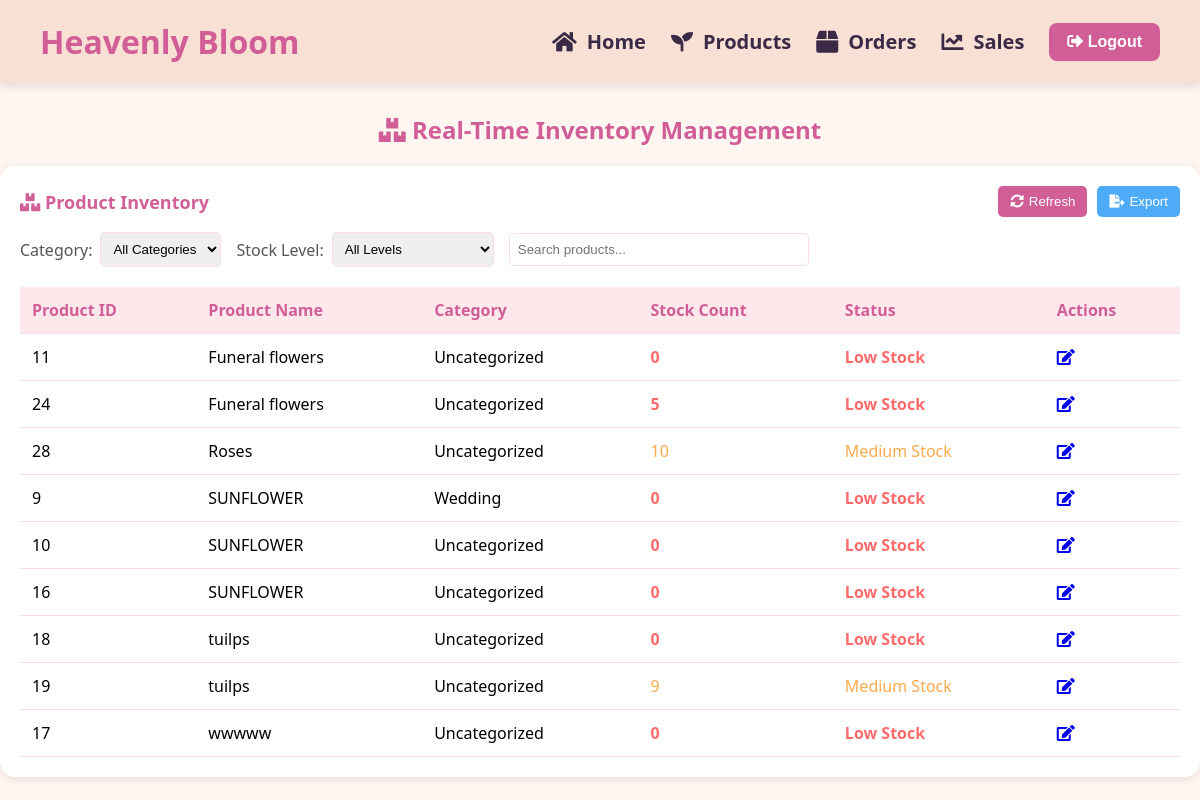
Before: /inventory.php with the older database file.
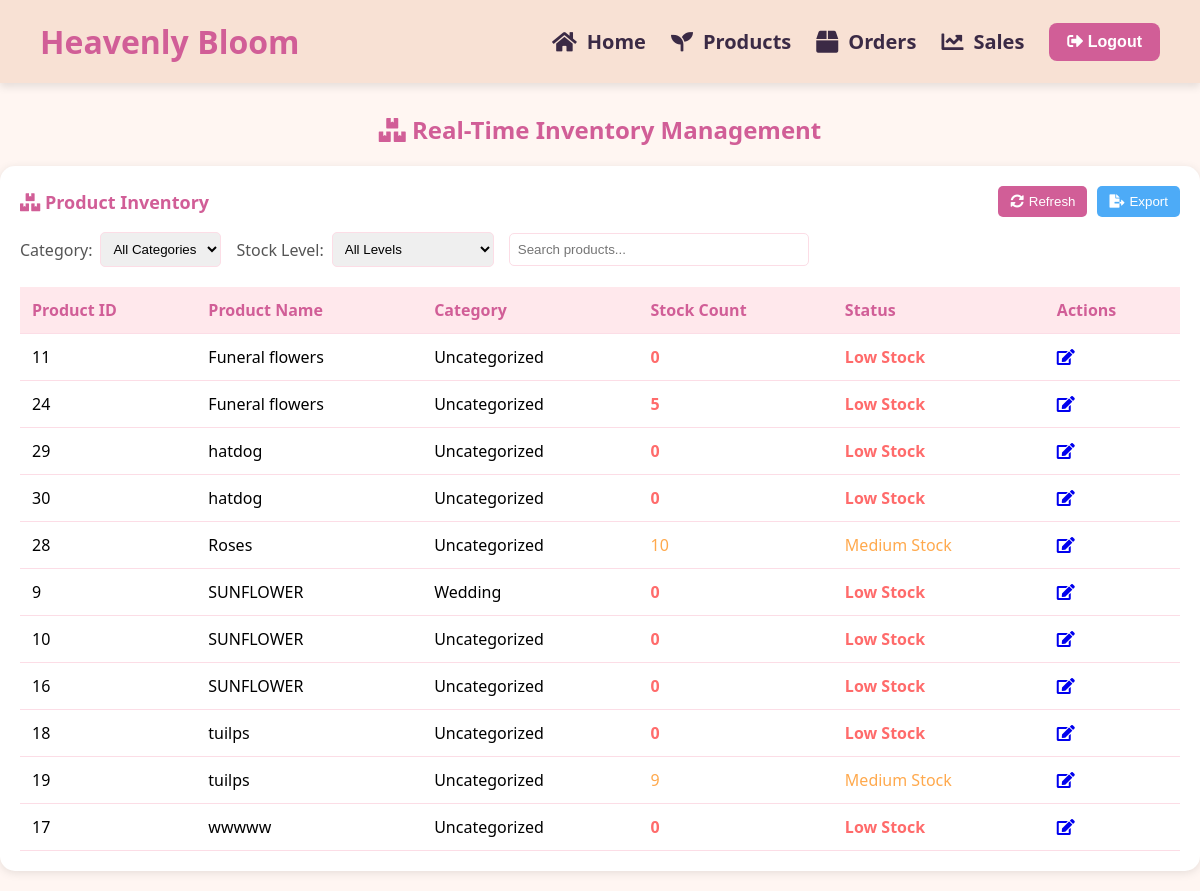
After: the same page with the newer database file.
### tables this page shows
CREATE TABLE `products` (
  `product_id` int(11) NOT NULL,
  `product_name` varchar(255) NOT NULL,
  `price` decimal(10,2) NOT NULL,
  `product_price` decimal(10,2) NOT NULL,
  `product_description` text NOT NULL,
  `product_image` varchar(255) NOT NULL,
  `created_at` timestamp NOT NULL DEFAULT current_timestamp(),
  `bouquet_sizes` varchar(255) DEFAULT NULL,
  `ribbon_colors` varchar(255) DEFAULT NULL,
  `category_id` int(11) DEFAULT NULL,
  `product_type` varchar(50) DEFAULT NULL,
  `original_stock` int(11) DEFAULT 0,
  `stock_count` int(11) DEFAULT 0,
  `is_deleted` tinyint(1) DEFAULT 0
);

CREATE TABLE `categories` (
  `id` int(11) NOT NULL,
  `name` varchar(100) NOT NULL,
  `description` text DEFAULT NULL,
  `category_id` int(11) DEFAULT NULL,
  `is_customized` tinyint(1) DEFAULT 0,
  `customized` varchar(100) DEFAULT NULL
);

### inventory.php (the view, shortened to what this page needs)
<?php
include 'navbar.php';
include 'db_connection.php';
function getInventoryData($conn) {
    $inventory_query = "SELECT
        p.product_id,
        p.product_name,
        p.stock_count,
        c.name AS category_name
    FROM products p
    LEFT JOIN categories c ON p.category_id = c.id
    ORDER BY p.product_name";
    $result = mysqli_query($conn, $inventory_query);
    $inventory_data = [];
    if ($result) {
        while ($row = mysqli_fetch_assoc($result)) {
            $inventory_data[] = $row;
        }
    }
    return $inventory_data;
}
$inventory_data = getInventoryData($conn);
?>
<!DOCTYPE html>
<html lang="en">
<head>
    <link rel="stylesheet" href="https://cdnjs.cloudflare.com/ajax/libs/font-awesome/5.15.3/css/all.min.css"/>
</head>
<body>
<h2><i class="fas fa-boxes"></i> Real-Time Inventory Management</h2>
<div class="inventory-section">
    <div class="inventory-header">
        <div class="inventory-title">
            <i class="fas fa-boxes"></i> Product Inventory
        </div>
        <div class="action-buttons">
            <button class="refresh-btn" id="refreshInventory">
                <i class="fas fa-sync-alt"></i> Refresh
            </button>
            <button class="export-btn" id="exportInventory">
                <i class="fas fa-file-export"></i> Export
            </button>
        </div>
    </div>
    <div class="filter-section">
        <div class="filter-item">
            <label for="categoryFilter">Category:</label>
            <select id="categoryFilter">
                <option value="">All Categories</option>
            </select>
        </div>
        <div class="filter-item">
            <label for="stockFilter">Stock Level:</label>
            <select id="stockFilter">
                <option value="">All Levels</option>
            </select>
        </div>
        <div class="filter-item search-box">
            <input type="text" id="searchInventory" placeholder="Search products...">
        </div>
    </div>
    <table class="inventory-table">
        <thead>
            <tr>
                <th>Product ID</th>
                <th>Product Name</th>
                <th>Category</th>
                <th>Stock Count</th>
                <th>Status</th>
                <th>Actions</th>
            </tr>
        </thead>
        <tbody id="inventoryTableBody">
            <?php foreach ($inventory_data as $item): ?>
                <tr>
                    <td><?= htmlspecialchars($item['product_id']) ?></td>
                    <td><?= htmlspecialchars($item['product_name']) ?></td>
                    <td><?= htmlspecialchars($item['category_name'] ?? 'Uncategorized') ?></td>
                    <td class="<?= $item['stock_count'] <= 5 ? 'stock-low' : ($item['stock_count'] <= 10 ? 'stock-medium' : 'stock-good') ?>">
                        <?= htmlspecialchars($item['stock_count']) ?>
                    </td>
                    <td>
                        <?php if ($item['stock_count'] <= 5): ?>
                            <span class="stock-low">Low Stock</span>
                        <?php elseif ($item['stock_count'] <= 10): ?>
                            <span class="stock-medium">Medium Stock</span>
                        <?php else: ?>
                            <span class="stock-good">In Stock</span>
                        <?php endif; ?>
                    </td>
                    <td>
                        <a href="edit_product.php?id=<?= $item['product_id'] ?>" title="Edit Product">
                            <i class="fas fa-edit"></i>
                        </a>
                    </td>
                </tr>
            <?php endforeach; ?>
        </tbody>
    </table>
</div>
</body>
</html>

Changed rows visible on the page:
added products: product_id "29", product_name "hatdog", category_name "Uncategorized", stock_count "0", shows "Low Stock"
added products: product_id "30", product_name "hatdog", category_name "Uncategorized", stock_count "0", shows "Low Stock"
